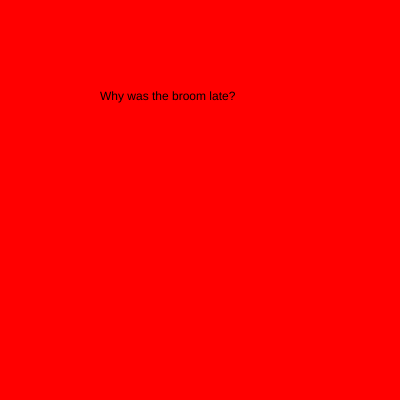
Frame 1 (no input)
Frame 60 (no input): identical to frame 1, image omitted
Frame 120 (the mouse pressed at the canvas centre since frame 60): identical to frame 1, image omitted

The p5.js sketch that drew this single still picture (run headless with seeded random() and noise() and a simulated clock; from frame 60 on, the mouse is pressed at the canvas centre):

// p5.js sketch
// ── sketch.js
let state = 0;
function setup() {
  createCanvas(400, 400);
}

function draw() {
  background(220);
  switch(state) {

    case 0:
      background('red');
      text("Why was the broom late?",100,100);
      break ;
      case 1:
      background('orange');
      text("It over swept.",100,100);
      break ;

  }
}


function mouseReleased(){
  state++ ;
  if(state>5){
    state=0;
  }

}
